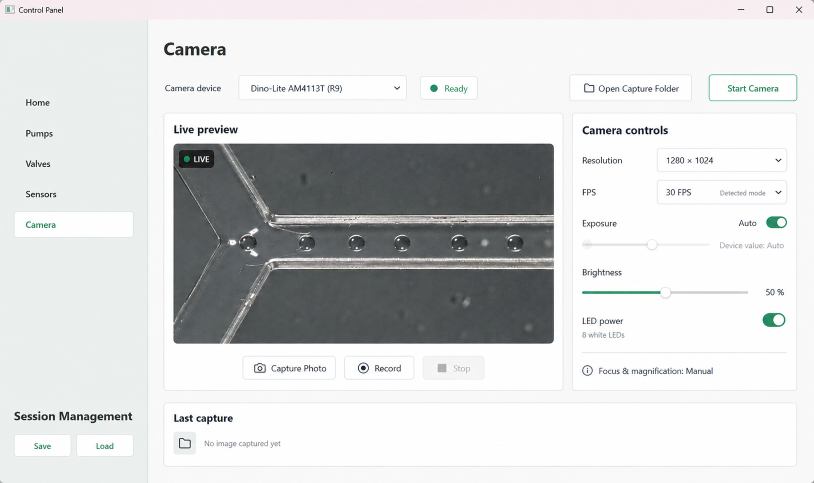
#> input picture 10.08.2026 new code/ChatGPT Image 7. Aug. 2026, 15_00_15.png, 1628 x 966 px (shown at 1/2 size); its folder holds only this picture in this run
$ python -i analyzer.py   (imports and definitions only)   (older library calls are emulated)
#> lines starting #> are read from the running program, lines starting #| are printed output that depends on the picture; after the words box and inside, x2 and y2 are one past the last pixel; in counts of white or black regions, pixels touching at a corner belong together
### backend/analytics/video_source.py
"""OpenCV video input helpers for offline Analytics."""

from __future__ import annotations

from pathlib import Path
from typing import Iterator

import cv2

from .models import VideoMetadata


SUPPORTED_EXTENSIONS = {".mp4", ".avi", ".mov", ".mkv", ".m4v"}


class VideoOpenError(RuntimeError):
    pass


class VideoSource:
    """Small owner around ``cv2.VideoCapture`` with deterministic metadata."""

    def __init__(self, path: str | Path) -> None:
        self.path = Path(path).expanduser().resolve()
        self._capture: cv2.VideoCapture | None = None
        # Decode integrity of the most recent ``iter_frames`` pass.  Callers
        # must be able to distinguish "the clip ended" from "the decoder gave
        # up part-way through", because a truncated recording otherwise looks
        # exactly like a short one.
        self.decode_truncated = False
        self.metadata = self._probe()

    def _new_capture(self) -> cv2.VideoCapture:
        capture = cv2.VideoCapture(str(self.path))
        if not capture.isOpened():
            capture.release()
            raise VideoOpenError(f"Could not open video: {self.path}")
        return capture

    def _probe(self) -> VideoMetadata:
        if not self.path.is_file():
            raise VideoOpenError(f"Video file does not exist: {self.path}")
        capture = self._new_capture()
        try:
            width = int(round(capture.get(cv2.CAP_PROP_FRAME_WIDTH)))
            height = int(round(capture.get(cv2.CAP_PROP_FRAME_HEIGHT)))
            fps = float(capture.get(cv2.CAP_PROP_FPS))
            frame_count = int(round(capture.get(cv2.CAP_PROP_FRAME_COUNT)))
        finally:
            capture.release()
        if width <= 0 or height <= 0 or frame_count <= 0:
            raise VideoOpenError(f"Video metadata is invalid: {self.path}")
        if not (fps > 0):
            fps = 30.0
        duration = frame_count / fps
        return VideoMetadata(self.path, width, height, fps, frame_count, duration)

    def open(self) -> None:
        self.release()
        self._capture = self._new_capture()

    def release(self) -> None:
        if self._capture is not None:
            self._capture.release()
            self._capture = None

    def __enter__(self) -> "VideoSource":
        self.open()
        return self

    def __exit__(self, exc_type, exc, tb) -> None:
        self.release()

    def read_frame(self, frame_index: int) -> object:
#> called with frame_index = 0
        frame_index = max(0, min(self.metadata.frame_count - 1, int(frame_index)))
        owned_capture = self._capture is None
        capture = self._new_capture() if owned_capture else self._capture
        assert capture is not None
        try:
            capture.set(cv2.CAP_PROP_POS_FRAMES, frame_index)
            ok, frame = capture.read()
#> frame is the input picture: shape (966, 1628, 3); mean B, G, R 215.9, 215.7, 214.4
        finally:
            if owned_capture:
                capture.release()
        if not ok or frame is None:
            raise VideoOpenError(f"Could not decode frame {frame_index} from {self.path.name}")
        return frame

    def iter_frames(self, start: int = 0) -> Iterator[tuple[int, object]]:
        capture = self._new_capture()
        try:
            start = max(0, int(start))
            if start:
                capture.set(cv2.CAP_PROP_POS_FRAMES, start)
            index = start
            # Refreshed per pass: this describes the pass that is running (or
            # has just finished), never a previous one.
            self.decode_truncated = False
            while index < self.metadata.frame_count:
                ok, frame = capture.read()
                if not ok or frame is None:
                    # Stopping here means the decoder could not reach
                    # ``metadata.frame_count``.  Recording that explicitly keeps
                    # a truncated / partially corrupt file from masquerading as
                    # a recording that genuinely has fewer frames.
                    self.decode_truncated = True
                    break
                yield index, frame
                index += 1
        finally:
            capture.release()


# [9 lines left out: function discover_videos, not called in this run]

### backend/analytics/detector.py
"""Classical/hybrid computer-vision detector for droplets in a fixed channel.

V66 deliberately separates *localisation* from *measurement*:

1. A fast grayscale temporal-background mask finds moving droplet candidates.
2. The original colour frame is compared with a colour background only inside
   a small candidate-centred patch.
3. That local colour residual expands the candidate to the translucent outer
   droplet boundary before geometry is measured along the flow axis.

This avoids the V65 failure mode where the high-contrast internal texture of a
transparent droplet was measured instead of the full droplet envelope.
"""

from __future__ import annotations

from dataclasses import dataclass
import math

import cv2
import numpy as np

from .models import AnalysisConfig, Detection
from .video_source import VideoSource


@dataclass(frozen=True)
class DetectorContext:
    roi_px: tuple[int, int, int, int]
    background_gray: np.ndarray
    background_bgr: np.ndarray
    min_area_px: float
    max_area_px: float
    artifact_mask: np.ndarray
    background_edge: np.ndarray
    # Sample frames the background median wanted but could not decode.  A
    # non-zero value means the surviving samples are a biased subset of the
    # recording, so the count must travel with the context instead of being
    # discarded inside ``build_background``.  The requested count travels with it
    # because the skip count only means something as a share of the grid.
    background_skipped_samples: int = 0
    background_requested_samples: int = 0


@dataclass(frozen=True)
class BackgroundEstimate:
    """Temporal-median background plus the decode integrity behind it."""

    background_gray: np.ndarray
    background_bgr: np.ndarray
    requested_samples: int
    skipped_samples: int


def normalized_roi_to_px(roi: tuple[float, float, float, float], width: int, height: int) -> tuple[int, int, int, int]:
    x, y, w, h = roi
    x0 = max(0, min(width - 1, int(round(x * width))))
    y0 = max(0, min(height - 1, int(round(y * height))))
    x1 = max(x0 + 1, min(width, int(round((x + w) * width))))
    y1 = max(y0 + 1, min(height, int(round((y + h) * height))))
    return x0, y0, x1 - x0, y1 - y0


def _read_bgr_roi(source: VideoSource, frame_index: int, roi_px: tuple[int, int, int, int]) -> np.ndarray:
    frame = source.read_frame(frame_index)
    x, y, w, h = roi_px
    return frame[y:y + h, x:x + w]


def build_background(
    source: VideoSource,
    config: AnalysisConfig,
    roi_px: tuple[int, int, int, int],
) -> BackgroundEstimate:
    """Build colour + grayscale temporal-median backgrounds.

    Keeping the colour median is important for translucent droplets: their
    outer envelope can change chroma much more than luminance.

    Sample frames that cannot be decoded are dropped, but never silently: the
    count is returned so the caller can report it.  When the unreadable indices
    cluster at one end of the recording, the surviving samples are a biased
    subset and the resulting median is biased with them.

    Losing *every* sample is a data-quality problem like any other, not a
    programming error: the estimate then carries a well-shaped but empty
    background whose skip count is the whole grid, so the analyzer's background
    gate demotes the run to incomplete instead of the analysis aborting on an
    untyped exception from the middle of the pipeline.  The placeholder is
    deliberately empty rather than a median of something: an all-zero frame makes
    every later detection overlap the artifact mask completely, so no geometry
    derived from it can be presented as a valid measurement.
    """

    frame_count = source.metadata.frame_count
    requested = max(5, min(int(config.background_samples), 61, frame_count))
    indices = np.linspace(0, frame_count - 1, requested, dtype=int)
    samples: list[np.ndarray] = []
    skipped_samples = 0
    for index in indices:
        try:
            roi = _read_bgr_roi(source, int(index), roi_px)
        except Exception:
            skipped_samples += 1
            continue
        samples.append(roi)
    if not samples:
        height = max(1, int(roi_px[3]))
        width = max(1, int(roi_px[2]))
        return BackgroundEstimate(
            background_gray=np.zeros((height, width), dtype=np.uint8),
            background_bgr=np.zeros((height, width, 3), dtype=np.uint8),
            requested_samples=requested,
            skipped_samples=skipped_samples,
        )
    stack = np.stack(samples, axis=0)
    background_bgr = np.median(stack, axis=0).astype(np.uint8)
    background_gray = cv2.cvtColor(background_bgr, cv2.COLOR_BGR2GRAY)
    background_gray = cv2.GaussianBlur(background_gray, (5, 5), 0)
    return BackgroundEstimate(
        background_gray=background_gray,
        background_bgr=background_bgr,
        requested_samples=requested,
        skipped_samples=skipped_samples,
    )


class DropletDetector:
    def __init__(self, context: DetectorContext) -> None:
        self.context = context
        self._kernel_open = cv2.getStructuringElement(cv2.MORPH_ELLIPSE, (3, 3))
        self._kernel_close = cv2.getStructuringElement(cv2.MORPH_ELLIPSE, (7, 7))
        self._refine_open = cv2.getStructuringElement(cv2.MORPH_ELLIPSE, (3, 3))
        self._refine_close = cv2.getStructuringElement(cv2.MORPH_ELLIPSE, (7, 7))

    @classmethod
    def from_video(cls, source: VideoSource, config: AnalysisConfig) -> "DropletDetector":
        roi_px = normalized_roi_to_px(
            config.normalized_roi(), source.metadata.width, source.metadata.height
        )
        background = build_background(source, config, roi_px)
        background_gray = background.background_gray
        background_bgr = background.background_bgr
        _, _, w, h = roi_px
        roi_area = float(w * h)
        min_area = float(config.min_area_px) if config.min_area_px else max(20.0, roi_area * 0.00015)
        max_area = float(config.max_area_px) if config.max_area_px else max(min_area * 3.0, roi_area * 0.45)
        # Static saturated microscope highlights and deep black borders are not
        # useful droplet evidence, but they can attract the local colour
        # refinement.  Keep a conservative mask so later stages can penalise
        # geometry that overlaps those regions without deleting motion seeds.
        raw_gray = cv2.cvtColor(background_bgr, cv2.COLOR_BGR2GRAY)
        bright = raw_gray >= 248
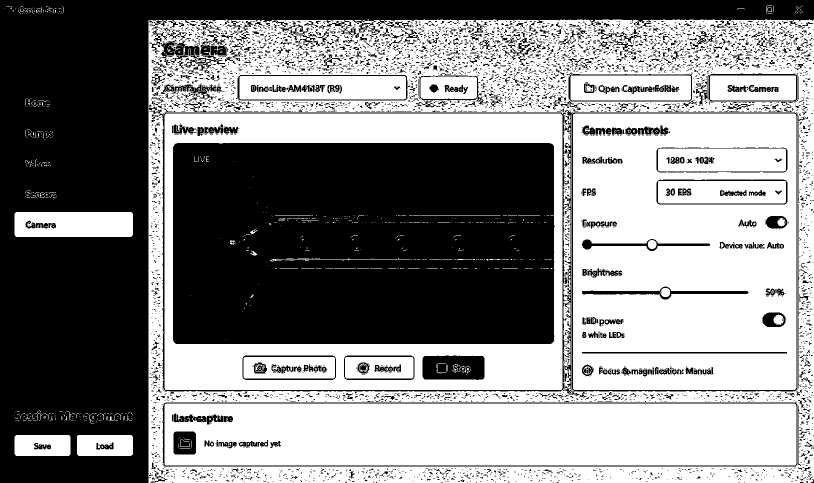
#> bright: shape (966, 1628) bool (shown at 1/2 size); 53% white; 4655 black regions (3930 under 20 px), largest, box (x1, y1, x2, y2) and area: (0, 0, 1628, 966) 320029, (346, 286, 1109, 688) 303932, (298, 213, 1604, 796) 13249
        dark = raw_gray <= 4
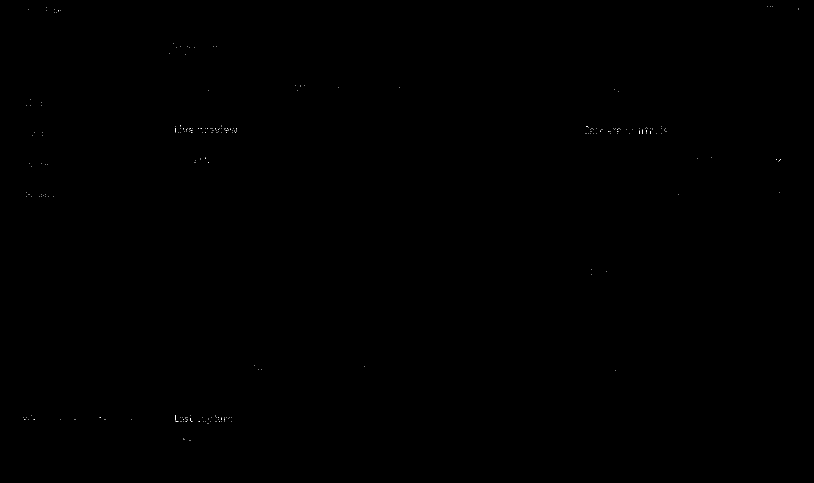
#> dark: shape (966, 1628) bool (shown at 1/2 size); 0.02% white in thin lines or dots, all inside (x1, y1, x2, y2) = (47, 13, 1598, 882)
        artifact_mask = ((bright | dark).astype(np.uint8) * 255)
#> artifact_mask: shape (966, 1628); 53% white; 4655 black regions (3930 under 20 px), largest, box (x1, y1, x2, y2) and area: (0, 0, 1628, 966) 319968, (346, 286, 1109, 688) 303922, (298, 213, 1604, 796) 13249
        artifact_mask = cv2.dilate(
            artifact_mask,
            cv2.getStructuringElement(cv2.MORPH_ELLIPSE, (7, 7)),
            iterations=1,
        )
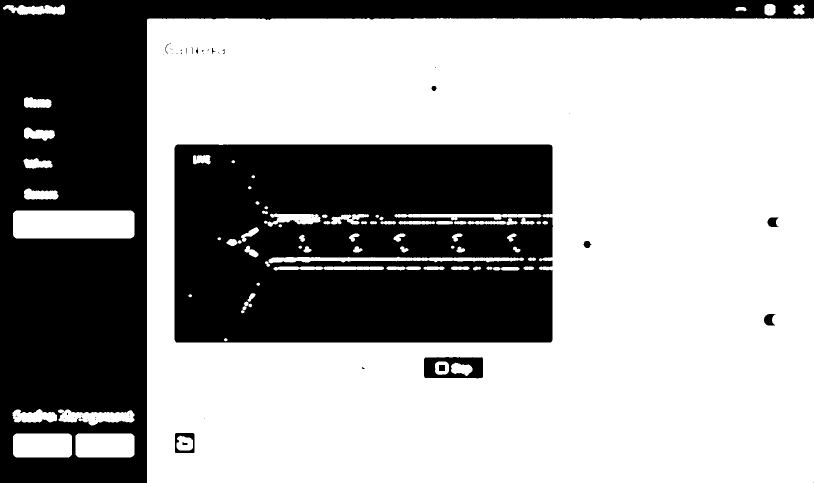
#> artifact_mask: shape (966, 1628) (shown at 1/2 size); 62.9% white; 51 black regions (38 under 20 px), largest, box (x1, y1, x2, y2) and area: (0, 0, 1628, 966) 296990, (349, 289, 1106, 685) 281040, (848, 714, 966, 757) 3406
        gx = cv2.Sobel(raw_gray, cv2.CV_32F, 1, 0, ksize=3)
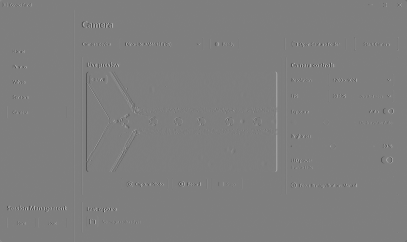
#> gx: shape (966, 1628) float32 (shown at 1/4 size); min -996, max 1009, mean 0; drawn with min black and max white
        gy = cv2.Sobel(raw_gray, cv2.CV_32F, 0, 1, ksize=3)
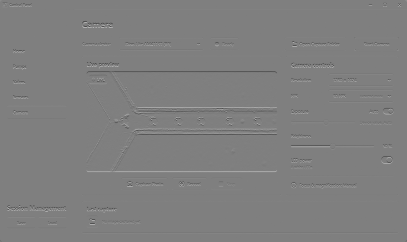
#> gy: shape (966, 1628) float32 (shown at 1/4 size); min -1017, max 1020, mean 0.1; drawn with min black and max white
        background_edge = cv2.magnitude(gx, gy)
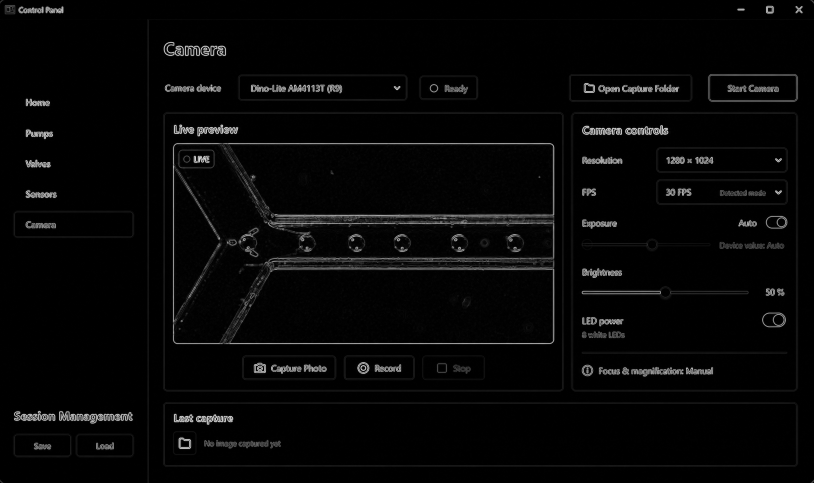
#> background_edge: shape (966, 1628) float32 (shown at 1/2 size); min 0, max 1037.7, mean 28.5; drawn with min black and max white
#> (the rest of the program and of its run is left out)
